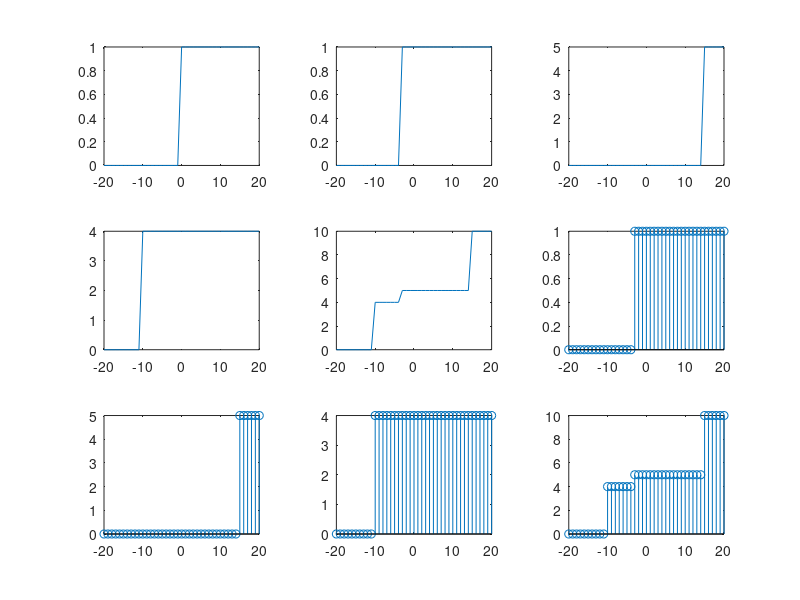

Source code (MATLAB):
clc;
%x(n)= u(n+3)+ 5u(n-15)+4u(n+10);
 n = -20:1:20;
 u=[zeros(1,20),ones(1,21)];
 u1= [zeros(1,17),ones(1,24)];
 u2=[zeros(1,35),ones(1,6)];
 u2 = 5*u2;
 u3=[zeros(1,10),ones(1,31)];
 u3 = 4*u3;
 x=u1+u2+u3;
 
 subplot(3,3,1);
 title('Figure u');
 plot(n,u);
 
 subplot(3,3,2);
 title('Figure u1');
 plot(n,u1);
 
 subplot(3,3,3);
 title('Figure u2');
 plot(n,u2);
 
 subplot(3,3,4);
 title('Figure u3');
 plot(n,u3);
 
 subplot(3,3,5);
 title('Figure x');
 plot(n,x);
 
 subplot(3,3,6);
 title('Figure u1');
 stem(n,u1);
 
 subplot(3,3,7);
 title('Figure u2');
 stem(n,u2);
 
 subplot(3,3,8);
 title('Figure u3');
 stem(n,u3);
  
 subplot(3,3,9);
 title('Figure x');
 stem(n,x);
 
 
 
 
